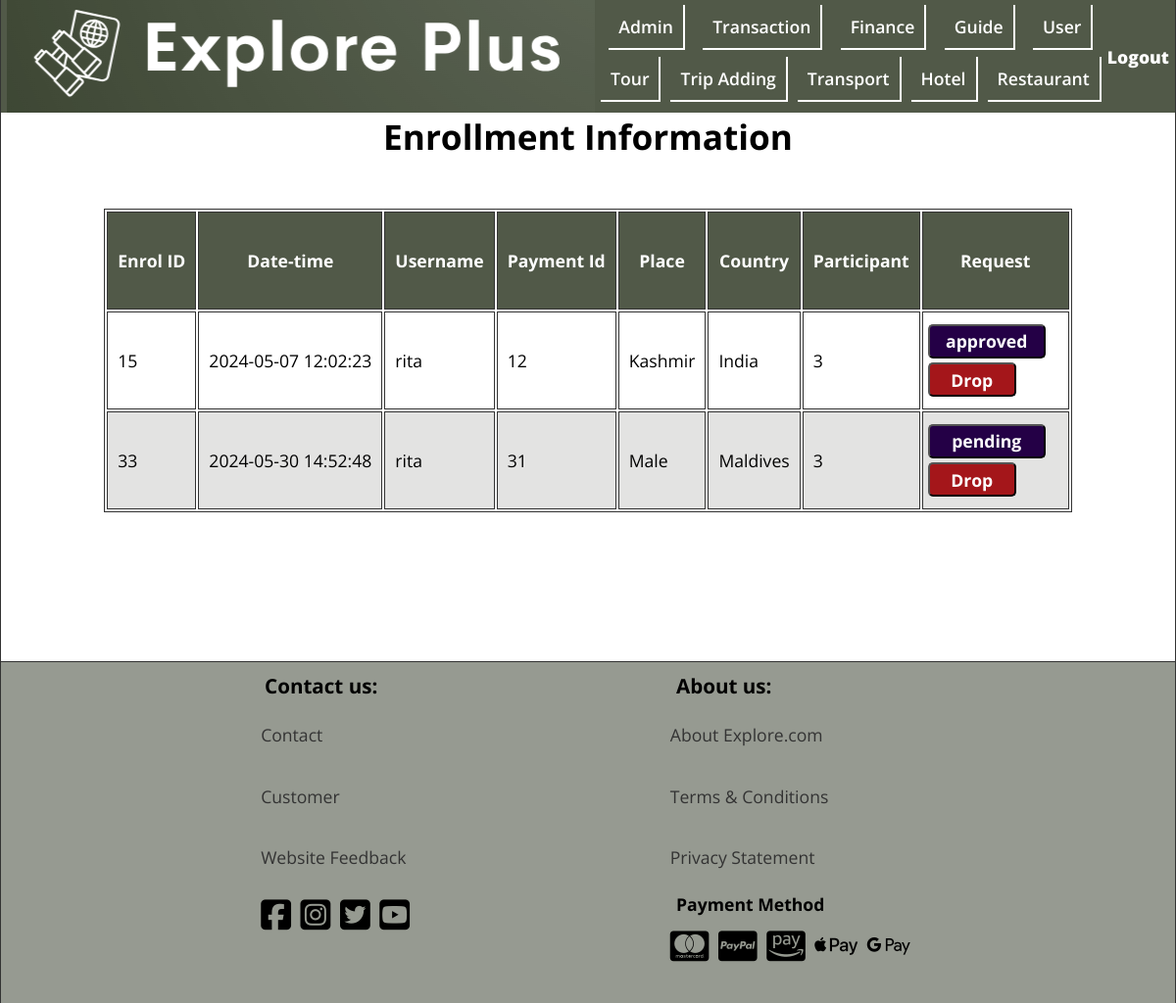
/Admin/transaction.php, run on the app's committed database.
### tables this page shows
CREATE TABLE `enrollment` (
  `enrolment_id` int(11) NOT NULL,
  `enrollment_datetime` datetime DEFAULT current_timestamp(),
  `username` varchar(50) DEFAULT NULL,
  `booking_id` int(11) DEFAULT NULL,
  `payment_id` int(11) DEFAULT NULL,
  `tour_id` int(11) NOT NULL,
  `status` varchar(10) NOT NULL DEFAULT 'pending'
);

CREATE TABLE `tour` (
  `tour_id` int(11) NOT NULL,
  `about` text DEFAULT NULL,
  `place_name` varchar(100) DEFAULT NULL,
  `country` varchar(50) DEFAULT NULL,
  `city` varchar(50) DEFAULT NULL,
  `budget` decimal(10,2) DEFAULT NULL,
  `available_seat` int(11) DEFAULT NULL,
  `start_date` datetime DEFAULT NULL,
  `finish_date` datetime DEFAULT NULL,
  `map` varchar(100) DEFAULT NULL,
  `FAQ` text DEFAULT NULL,
  `menu_id` int(11) DEFAULT NULL,
  `hotel_id` int(11) DEFAULT NULL,
  `guide_username` varchar(50) DEFAULT NULL,
  `photo` blob DEFAULT NULL,
  `continent` varchar(20) NOT NULL,
  `capacity` int(11) NOT NULL
);

### Admin/transaction.php (the view, shortened to what this page needs)
<!DOCTYPE html>
<html lang="en">
<head>
    <link rel="stylesheet" href="../css/style.css">
    <link rel="stylesheet" href="https://cdnjs.cloudflare.com/ajax/libs/font-awesome/6.5.1/css/all.min.css" />
</head>
<body>
<header class="header admin">
    <div class="header__logo">
        <figure>
            <img src="../img/logo3.png" alt="logo" title="logo" height="115" width="600">
        </figure>
    </div>
    <nav class="header__nav nav__admin">
        <ul class="header__ul header__admin">
            <li><a href="admin.php">Admin</a></li>
            <li><a href="transaction.php">Transaction</a></li>
            <li><a href="finance.php">Finance</a></li>
            <li><a href="guide.php">Guide</a></li>
            <li><a href="user_list.php">User</a></li>
        </ul>
        <ul class="header__ul header__admin">
            <li><a href="tour_condition.php">Tour</a></li>
            <li><a href="trip_crud/trip_adding.php">Trip Adding</a></li>
            <li><a href="transportation_info.php">Transport</a></li>
            <li><a href="hotel_info.php">Hotel</a></li>
            <li><a href="restaurant_info.php">Restaurant</a></li>
        </ul>
    </nav>
    <div class="admin__logout"><a href="admin_login.php">Logout</a></div>
</header>
<main class="main main__table-container">
    <h1 class="center">Enrollment Information</h1>
    <table class="main__table transportation">
        <thead>
        <tr>
            <th id="transport-id" scope="col" class="table__head">Enrol ID</th>
            <th id="type" scope="col" class="table__head">Date-time</th>
            <th id="from" scope="col" class="table__head">Username</th>
            <th id="to" scope="col" class="table__head">Payment Id</th>
            <th id="price" scope="col" class="table__head">Place</th>
            <th id="start-date" scope="col" class="table__head">Country</th>
            <th id="start-date" scope="col" class="table__head">Participant</th>
            <th id="edit" scope="col" class="table__head">Request</th>
        </tr>
        </thead>
        <?php
        $conn = mysqli_connect("localhost","root","","explore_plus");
        $sql = "SELECT e.enrolment_id , e.enrollment_datetime , e.username , e.payment_id, t.place_name, t.country,(b.child + b.adult + b.senior) , e.status
        from enrollment e
        INNER JOIN tour t
        on e.tour_id = t.tour_id
        INNER JOIN booking b
        on e.booking_id = b.booking_id";
        $result = mysqli_query($conn,$sql);
        $enrolls = mysqli_fetch_all($result,MYSQLI_ASSOC);
        ?>
        <tbody class="table__body">
        <?php foreach ($enrolls as $enroll): ?>
            <tr>
                <td class="table__item"><?php echo htmlspecialchars($enroll['enrolment_id'])?></td>
                <td class="table__item"><?php echo htmlspecialchars($enroll['enrollment_datetime'])?></td>
                <td class="table__item"><?php echo htmlspecialchars($enroll['username'])?></td>
                <td class="table__item"><?php echo htmlspecialchars($enroll['payment_id'])?></td>
                <td class="table__item"><?php echo htmlspecialchars($enroll['place_name'])?></td>
                <td class="table__item"><?php echo htmlspecialchars($enroll['country'])?> </td>
                <td class="table__item"><?php echo htmlspecialchars($enroll['(b.child + b.adult + b.senior)'])?> </td>
                <td class="table__item edit_option">
                    <button type="submit" class="table_edit table_edit_sp"><a href="enrollment_control.php?enrolment_id=<?php echo  $enroll['enrolment_id']?>"><?php echo $enroll['status'] ?></a></button>
                    <button type="submit" class="table_edit diff"><a href="enrollment_delete.php?enrolment_id=<?php echo  $enroll['enrolment_id']?>">Drop</a></button>
                </td>
            </tr>
        <?php endforeach; ?>
        </tbody>
    </table>
</main>
<footer class="footer admin-foot">
    <div class="footer__contact">
        <h3 class="footer__h3">Contact us:</h3>
        <ul class="footer__ul">
            <li><a href="../footerPage/contact_us.html">Contact</a></li>
            <li><a href="../footerPage/customer.html">Customer</a></li>
            <li><a href="../footerPage/website_feedback.php">Website Feedback</a></li>
        </ul>
        <div class="footer__icons">
            <i class="fa-brands fa-square-facebook"></i>
            <i class="fa-brands fa-square-instagram"></i>
            <i class="fa-brands fa-square-twitter"></i>
            <i class="fa-brands fa-square-youtube"></i>
        </div>
    </div>
    <div class="footer__about">
        <h3 class="footer__h3">About us:</h3>
        <ul class="footer__ul">
            <li><a href="../footerPage/about__us.html">About Explore.com</a></li>
            <li><a href="../footerPage/terms_condition.html">Terms &amp; Conditions</a></li>
            <li><a href="../footerPage/privacy_statement.html">Privacy Statement</a></li>
        </ul>
        <h4 class="footer__h3">Payment Method</h4>
        <div class="footer__icons">
            <i class="fa-brands fa-cc-mastercard"></i>
            <i class="fa-brands fa-cc-paypal"></i>
            <i class="fa-brands fa-cc-amazon-pay"></i>
            <i class="fa-brands fa-apple-pay"></i>
            <i class="fa-brands fa-google-pay"></i>
        </div>
    </div>
</footer>

### css/style.css (style rules this page uses)
*, *::after, *::before { margin: 0; padding: 0; box-sizing: border-box; }
img { display: block; max-width: 100%; height: auto; }
input, textarea, button, select { font: inherit; }
:root { --FF: 'Open Sans', sans-serif; --FS: clamp(1rem,2.2vh,1.5rem); --FS-BIG: 2rem; --FF-HEADING: 'Fugus One', 'Cursive'; --BGCOLOR: #f5f8fe; --BGCOLOR-FADE: #0c93a7; --BGCOLOR-FADE-MAX: #61aeac; --FOOTER-BGCOLOR: #accfd5; --COLOR: #f9efa0; --COLOR-FADE: rgba(248, 223, 171, 0.41); --BODY-BGCOLOR: #fff; --FONT-COLOR: #000; --LIST-BGCOLOR: #f5f7f8; --BORDER-COLOR: #333; --BGIMAGE: linear-gradient(to bottom,var(--BGCOLOR),var(--BGCOLOR-FADE)); --BGIMAGE-MAX: linear-gradient(to bottom,var(--BGCOLOR),var(--BGCOLOR-FADE),var(--BGCOLOR-FADE-MAX)); --HEIGHTLIGHT-BGCOLOR: #439fa8; --HIGHLIGHT-COLOR: #fff; --HEADER-COLOR: #fff; --HEADER-BGCOLOR: #000; --NAV-BGCOLOR: #fff; --HERO-BGCOLOR: rgba(51,178,51,0.75); --BUTTON-BGCOLOR: #000; --BUTTON-COLOR: #fff; --HEADER-LINK-COLOR: #fff; --HEADER-LINK-HOVER: #ffffff; --LINK-COLOR: #333; --LINK-HOVER: rgba(51, 51, 51, 0.5); --ADMIN-BGCOLOR: #515948; --ADMIN-FOOTER-COLOR: rgba(64, 72, 55, 0.55); --BORDER: 1px solid var(--BORDER-COLOR); --BORDER-RADIUS: 15px; --BORDER-LITE-RADIUS: 5px; --PADDING-TB: 0.25em; --PADDING-SIDE: 2.5%; --MARGIN: clamp(1em,2.5vh,1.5em); --TEST1 : #020202; --TEST2: yellow; --TEST3: green; --TEST4: blue; --TEST5: purple; }
.center { text-align: center; }
html { scroll-behavior: smooth; font-size: var(--FS); font-family: var(--FF); background-color: var(--BGCOLOR); background-image: var(--BGIMAGE); background-repeat: no-repeat; background-size: cover; }
body { background-color: var(--BODY-BGCOLOR); min-height: 100vh; max-height: 800vh; min-width: 1200px; margin: 0 auto; border-left: var(--BORDER); border-right: var(--BORDER); box-shadow: 0 0 10px var(--BORDER-COLOR); }
a:any-link { color: var(--LINK-COLOR); text-decoration: none; }
.header { display: flex; justify-content: space-evenly; align-items: center; background-color: #439fa8;; position: sticky; top: 0; z-index: 1; }
.header__ul { font-weight: 600; min-width: 500px; display: flex; justify-content: space-evenly; align-items: center; gap: 10px; padding-bottom: 7px; }
.header__ul li { padding: 10px; border-right: 2px solid white; border-bottom: 2px solid white; }
.admin__logout a { font-weight: 900; color: #ffffff; }
.footer { position: relative; bottom: 0; display: flex; justify-content: space-evenly; border-top: var(--BORDER); background-color: var(--FOOTER-BGCOLOR); padding: var(--PADDING-TB); }
.footer li { padding: 1.1em 0; list-style-type: none; }
.footer__icons { padding-top: 0.5em; padding-bottom: 2em; align-items: center; }
.footer__icons i { font-size: 2rem; padding-right: 5px; }
.footer__h3 { padding: var(--PADDING-TB) var(--PADDING-SIDE); }
.header__ul { list-style-type: none; }
.header__ul a:any-link { color: var(--HEADER-LINK-COLOR); }
.main { min-height: 70vh; }
.main__table { margin: 50px auto; border: var(--BORDER); }
.main__table tr { height: 100px; }
.table__head, .table__item { padding: 10px; border: var(--BORDER); }
.table__body tr:nth-child(even) { background-color: #e3e3e2; }
.table__head { background-color: var(--ADMIN-BGCOLOR); color: var(--HIGHLIGHT-COLOR); }
.table_edit { background-color: #240046; color: white; font-weight: 700; width: 90px; margin: 2px 5px; padding: 0.2em; border-radius: var(--BORDER-LITE-RADIUS); }
.table_edit_sp { width: 120px; }
.table_edit a { color: white; }
.diff { background-color: #a4161a; }
.table__body td:nth-child(8) { width: 150px; height: 100px; padding: 0; }
.admin { background-color: var(--ADMIN-BGCOLOR); }
.admin-foot { background-color: var(--ADMIN-FOOTER-COLOR); }

### data on the page
enrollment: enrolment_id "15", enrollment_datetime "2024-05-07 12:02:23", username "rita", payment "12", tour.place_name "Kashmir", tour.country "India", enroll "3", status "approved"
enrollment: enrolment_id "33", enrollment_datetime "2024-05-30 14:52:48", username "rita", payment "31", tour.place_name "Male", tour.country "Maldives", enroll "3", status "pending"
